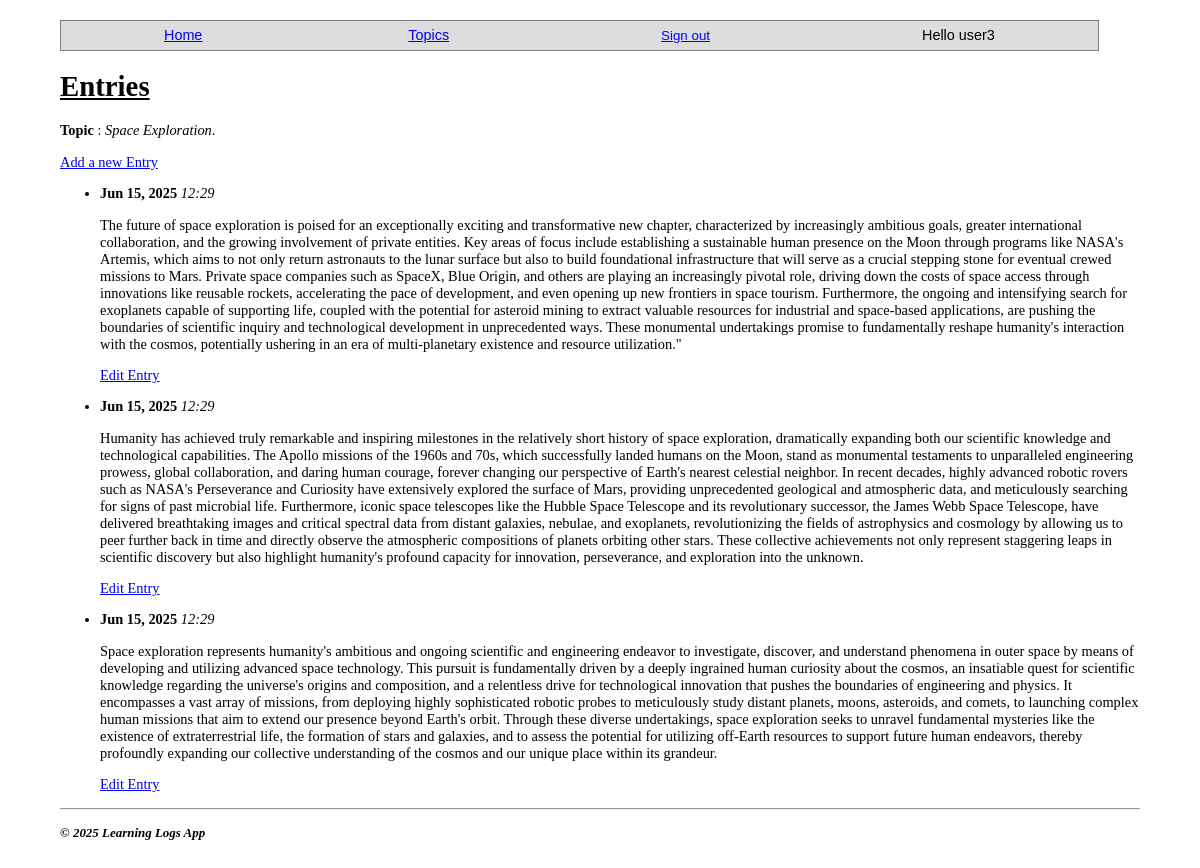
The app's page /topic/4/ (signed in) with its own data.
### learning_log/models.py (models this page shows, shortened)
class Topic(models.Model):
    text = models.CharField(max_length=200)
    owner = models.ForeignKey(User, on_delete=models.CASCADE)
    date_added = models.DateTimeField(auto_now_add=True)

class Entry(models.Model):
    topic = models.ForeignKey(Topic, on_delete=models.CASCADE)
    text = models.TextField()
    date_added = models.DateTimeField(auto_now_add=True)
    class Meta:
        verbose_name_plural = 'entries'

### learning_log/views.py (the view)
# urls.py: path('topic/<int:topic_id>/', views.topic, name='topic'),
@login_required
def topic(request, topic_id):
    topic = Topic.objects.get(id=topic_id)
    entries = topic.entry_set.order_by('-date_added')
    if request.user != topic.owner:
        raise Http404
    context = {'topic': topic, 'entries': entries}
    return render(request, 'learning_log/topic.html', context)

### learning_log/templates/learning_log/topic.html (shortened to what this page needs)
{% extends 'learning_log/base.html' %}
{% block content %}
<h1>Entries</h1>
<p><b>Topic</b> : <i>{{ topic.text }}</i>.</p>
<p>
    <a href="{% url 'learning_log:new_entry' topic.id %}">Add a new Entry</a>
</p>
<ul>
    {% for entry in entries %}
        <li>
            <p>
                <b>{{ entry.date_added|date:'M d, Y' }}</b>
                <i>{{ entry.date_added|date:' H:i' }}</i>
            </p>
            <p>{{ entry.text|linebreaks }}</p>
            <p>
                <a href="{% url 'learning_log:edit_entry' entry.id %}">Edit Entry</a>
            </p>
        </li>
    {% empty %}
        <li>No entries added for this topic!</li>
    {% endfor %}
</ul>
{% endblock content %}

### learning_log/templates/learning_log/base.html (shortened to what this page needs)
{% load static %}
<!DOCTYPE html>
<html>
    <head>
        <link rel="stylesheet" href="{% static 'learning_log/css/base_styles.css' %}">
    </head>
    <body>
        <div class="nav-bar">
            <p>
                <div id="nav">
                    <a href="{% url 'learning_log:index' %}">Home</a>
                </div>
                <div id="nav">
                    <a href="{% url 'learning_log:topics' %}">Topics</a>
                </div>
            {% if user.is_authenticated %}
                <div id="nav">
                    <form action="{% url 'accounts:logout' %}" method="post">
                        <button name="submit" id="logout-button">Sign out</button>
                    </form>
                </div>
                <div id="nav">Hello {{ user.username }}</div>
            {% else %}
                <div id="nav"><a href="{% url 'accounts:login' %}">Login</a></div>
                <div id="nav"><a href="{% url 'accounts:register' %}">Register</a></div>
            {% endif %}
            </p>
        </div>
        <div id="content">
        {% block content %}
        {% endblock content %}
        </div>
        <hr>
        <div class="footer">
            <p>
                <b><i style="font-size:0.9em;">&copy; 2025 Learning Logs App</i></b>
            </p>
        </div>
    </body>
</html>

### learning_log/static/learning_log/css/base_styles.css (style rules this page uses)
html { background-color: white; font-size: 0.9em; }
body { padding: 10px; width: 90%; background-color: #fff; color: black; margin: auto; border-radius: 10px; margin-top: 10px; margin-bottom: 10px; height: max-content; }
#content { min-height: 80vh; }
h1, h2 { text-decoration: underline; }
.nav-bar { width: 96%; font-family: sans-serif; font-size: 1em; border: 0.1mm solid gray; background: #dddddd; display: flex; }
#logout-button { border: none !important; text-decoration: underline !important; color: blue !important; background: none; }
#nav { margin: auto; }

### records on screen
Topic: text "Space Exploration"
Entry: date_added "Jun 15, 2025", date_added "12:29", text "The future of space exploration is poised for an exceptionally exciting and transformative new chapter, characterized by increasingly ambitious goals, greater international collaboration, and the growing involvement of private entities. Key areas of focus include establishing a sustainable human presence on the Moon through programs like NASA's Artemis, which aims to not only return astronauts to the lunar surface but also to build foundational infrastructure that will serve as a crucial stepping stone for eventual crewed missions to Mars. Private space companies such as SpaceX, Blue Origin, and others are playing an increasingly pivotal role, driving down the costs of space access through…"
Entry: date_added "Jun 15, 2025", date_added "12:29", text "Humanity has achieved truly remarkable and inspiring milestones in the relatively short history of space exploration, dramatically expanding both our scientific knowledge and technological capabilities. The Apollo missions of the 1960s and 70s, which successfully landed humans on the Moon, stand as monumental testaments to unparalleled engineering prowess, global collaboration, and daring human courage, forever changing our perspective of Earth's nearest celestial neighbor. In recent decades, highly advanced robotic rovers such as NASA's Perseverance and Curiosity have extensively explored the surface of Mars, providing unprecedented geological and atmospheric data, and meticulously…"
Entry: date_added "Jun 15, 2025", date_added "12:29", text "Space exploration represents humanity's ambitious and ongoing scientific and engineering endeavor to investigate, discover, and understand phenomena in outer space by means of developing and utilizing advanced space technology. This pursuit is fundamentally driven by a deeply ingrained human curiosity about the cosmos, an insatiable quest for scientific knowledge regarding the universe's origins and composition, and a relentless drive for technological innovation that pushes the boundaries of engineering and physics. It encompasses a vast array of missions, from deploying highly sophisticated robotic probes to meticulously study distant planets, moons, asteroids, and comets, to launching…"

### other values on screen
{{ user.username }} "user3"
